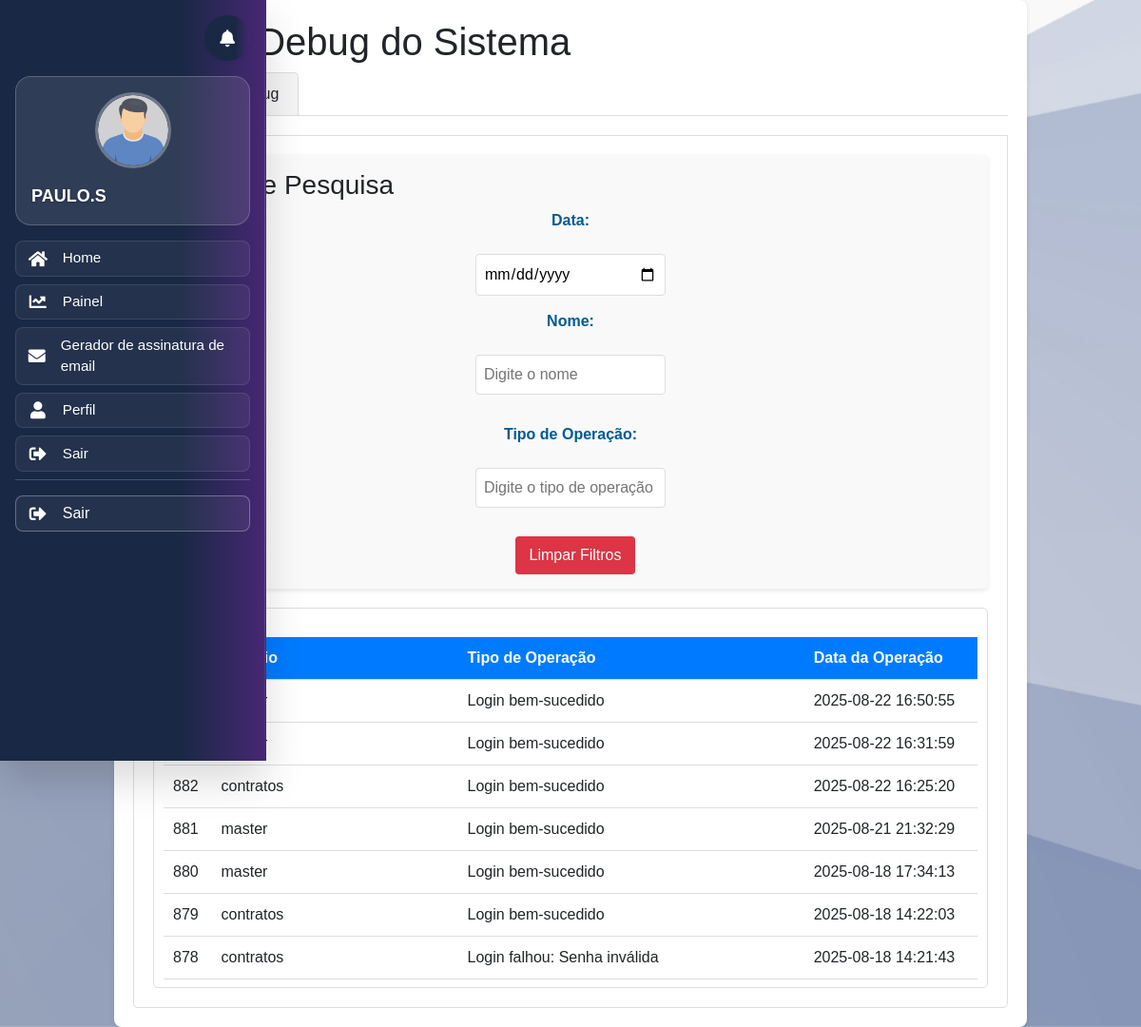
/log.php (signed in), run on the app's committed database.
### tables this page shows
CREATE TABLE `log_eventos` (
  `id` int(11) NOT NULL,
  `matricula` varchar(255) NOT NULL,
  `tipo_operacao` varchar(255) NOT NULL,
  `data_operacao` timestamp NOT NULL DEFAULT current_timestamp()
);

### log.php (the view, shortened to what this page needs)
<?php
include 'banco.php';
$query = "SELECT * FROM log_eventos ORDER BY data_operacao DESC";
$resultado = $con->query($query);
include 'header.php';
?>
<!DOCTYPE html>
<html lang="pt-br">
<head>
    <link rel="stylesheet" href="style.css">
    <link rel="stylesheet" href="./src/style/log.css">
</head>
<body>
    <div class="container">
        <h1>Logs e Debug do Sistema</h1>
        <div class="tabs">
            <div class="tab-button active" data-tab="logs">Logs</div>
            <div class="tab-button" data-tab="debug">Debug</div>
        </div>
        <div class="tab-content active" id="logs">
            <div class="filter-container">
                <h3>Filtros de Pesquisa</h3>
                <form id="filterForm">
                    <label for="data_operacao">Data:</label>
                    <input type="date" id="data_operacao" name="data_operacao">
                    <label for="matricula">Nome:</label>
                    <input type="text" id="matricula" name="matricula" placeholder="Digite o nome">
                    <label for="tipo_operacao">Tipo de Operação:</label>
                    <input type="text" id="tipo_operacao" name="tipo_operacao" placeholder="Digite o tipo de operação">
                    <button type="button" class="btn-clear" id="clearFilters">Limpar Filtros</button>
                </form>
            </div>
            <div class="log-table-container" id="logTableContainer">
                <table id="logTable">
                    <thead>
                        <tr>
                            <th>ID</th>
                            <th>Usuário</th>
                            <th>Tipo de Operação</th>
                            <th>Data da Operação</th>
                        </tr>
                    </thead>
                    <tbody>
                        <?php
                        while ($row = $resultado->fetch_assoc()) {
                            echo "<tr>";
                            echo "<td>" . htmlspecialchars($row['id']) . "</td>";
                            echo "<td>" . htmlspecialchars($row['matricula']) . "</td>";
                            echo "<td>" . htmlspecialchars($row['tipo_operacao']) . "</td>";
                            echo "<td>" . htmlspecialchars($row['data_operacao']) . "</td>";
                            echo "</tr>";
                        }
                        ?>
                    </tbody>
                </table>
            </div>
        </div>
    </div>
</body>
</html>

### src/style/lateral-menu.css (style rules this page uses)
:root { --primary-gradient: linear-gradient(90deg, #192844 67.81%, #472774 100%); --secondary-gradient: linear-gradient(135deg, #472774 0%, #6a4c93 100%); --accent-gradient: linear-gradient(135deg, #667eea 0%, #764ba2 100%); --success-gradient: linear-gradient(135deg, #4facfe 0%, #00f2fe 100%); --warning-gradient: linear-gradient(135deg, #43e97b 0%, #38f9d7 100%); --danger-gradient: linear-gradient(135deg, #fa709a 0%, #fee140 100%); --glass-gradient: linear-gradient(135deg, rgba(255, 255, 255, 0.1) 0%, rgba(255, 255, 255, 0.05) 100%); --primary-color: #192844; --secondary-color: #472774; --accent-color: #667eea; --text-dark: #2d3748; --text-light: #718096; --bg-light: #f7fafc; --bg-white: #ffffff; --border-color: #e2e8f0; --shadow-sm: 0 1px 3px rgba(0, 0, 0, 0.1); --shadow-md: 0 4px 6px rgba(0, 0, 0, 0.1); --shadow-lg: 0 10px 25px rgba(0, 0, 0, 0.15); --shadow-xl: 0 20px 40px rgba(0, 0, 0, 0.2); --border-radius: 12px; --border-radius-sm: 6px; --transition-fast: all 0.2s ease; --transition-smooth: all 0.3s cubic-bezier(0.25, 0.46, 0.45, 0.94); --sidebar-width: 280px; }
* { box-sizing: border-box; }
body { margin: 0; padding: 0; font-family: "Inter", -apple-system, BlinkMacSystemFont, "Segoe UI", Roboto, sans-serif; background-image: url('../img/bk.png'); background-size: cover; background-position: center; background-repeat: no-repeat; overflow-x: hidden; }

### src/style/sino.css (style rules this page uses)
:root { --primary-gradient: linear-gradient(90deg, #192844 67.81%, #472774 100%); --notification-primary: #192844; --notification-secondary: #472774; --notification-accent: #00bcd4; --notification-success: #28a745; --notification-warning: #ffc107; --notification-danger: #dc3545; --notification-white: #ffffff; --notification-light: #f8f9fa; --notification-dark: #343a40; --shadow-sm: 0 2px 8px rgba(0, 0, 0, 0.1); --shadow-md: 0 4px 16px rgba(0, 0, 0, 0.15); --shadow-lg: 0 8px 32px rgba(0, 0, 0, 0.2); --border-radius: 12px; --transition: all 0.3s cubic-bezier(0.4, 0, 0.2, 1); }

### src/style/modal-perfil.css (style rules this page uses)
:root { --primary-gradient: linear-gradient(90deg, #192844 67.81%, #472774 100%); --secondary-gradient: linear-gradient(135deg, #667eea 0%, #764ba2 100%); --success-gradient: linear-gradient(135deg, #4facfe 0%, #00f2fe 100%); --warning-gradient: linear-gradient(135deg, #43e97b 0%, #38f9d7 100%); --danger-gradient: linear-gradient(135deg, #fa709a 0%, #fee140 100%); --accent-gradient: linear-gradient(135deg, #a8edea 0%, #fed6e3 100%); --text-dark: #2d3748; --text-light: #718096; --text-muted: #a0aec0; --bg-white: #ffffff; --bg-light: #f8fafc; --border-color: #e2e8f0; --shadow-sm: 0 2px 4px rgba(0, 0, 0, 0.05); --shadow-md: 0 4px 12px rgba(0, 0, 0, 0.08); --shadow-lg: 0 8px 24px rgba(0, 0, 0, 0.12); --shadow-xl: 0 20px 40px rgba(0, 0, 0, 0.15); --border-radius: 16px; --border-radius-sm: 8px; --transition-fast: all 0.15s ease-out; --transition-normal: all 0.25s ease-out; --transition-slow: all 0.35s ease-out; --easing-natural: cubic-bezier(0.25, 0.46, 0.45, 0.94); --easing-smooth: cubic-bezier(0.4, 0, 0.2, 1); --font-family: "Segoe UI", Tahoma, Geneva, Verdana, sans-serif; }

### RH/crachaa/publico/css/style.css (style rules this page uses)
label { color: #005A92; font-size: bolder; }

### src/style/log.css (style rules this page uses)
.log-table-container { max-height: 500px; overflow-y: auto; border: 1px solid #ccc; padding: 10px; }
table { width: 100%; border-collapse: collapse; }
th, td { padding: 8px; text-align: left; border-bottom: 1px solid #ddd; }
th { background-color: #f2f2f2; }
.filter-container { margin-bottom: 20px; }
.btn-clear { margin-left: 10px; padding: 6px 12px; background-color: #f44336; color: white; border: none; cursor: pointer; }
form { display: flex; flex-direction: column; }
input[type="text"], input[type="email"], textarea, select { padding: 10px; margin-bottom: 15px; border: 1px solid #ddd; border-radius: 4px; font-size: 1rem; width: 100%; box-sizing: border-box; }
body { font-family: Arial, sans-serif; background-color: #f4f4f9; margin: 0; padding: 0; }
.container { margin: 20px auto; width: 80%; background-color: #fff; padding: 20px; border-radius: 8px; box-shadow: 0 2px 5px rgba(0, 0, 0, 0.1); }
table { width: 100%; border-collapse: collapse; margin-top: 20px; }
thead { background-color: #007bff; color: white; }
thead th { padding: 10px; text-align: left; }
tbody tr { border-bottom: 1px solid #ddd; }
tbody td { padding: 10px; text-align: left; }

### data on the page
log_eventos: matricula "master", tipo_operacao "Login bem-sucedido", data_operacao "2025-08-22 16:50:55"
log_eventos: matricula "master", tipo_operacao "Login bem-sucedido", data_operacao "2025-08-22 16:31:59"
log_eventos: id "882", matricula "contratos", tipo_operacao "Login bem-sucedido", data_operacao "2025-08-22 16:25:20"
log_eventos: id "881", matricula "master", tipo_operacao "Login bem-sucedido", data_operacao "2025-08-21 21:32:29"
log_eventos: id "880", matricula "master", tipo_operacao "Login bem-sucedido", data_operacao "2025-08-18 17:34:13"
log_eventos: id "879", matricula "contratos", tipo_operacao "Login bem-sucedido", data_operacao "2025-08-18 14:22:03"
log_eventos: id "878", matricula "contratos", tipo_operacao "Login falhou: Senha inválida", data_operacao "2025-08-18 14:21:43"

### other printed values
$username "PAULO.S"
$item['nome'] "Home"
$item['nome'] "Painel"
$item['nome'] "Gerador de assinatura de email"
$item['nome'] "Perfil"
$item['nome'] "Sair"
